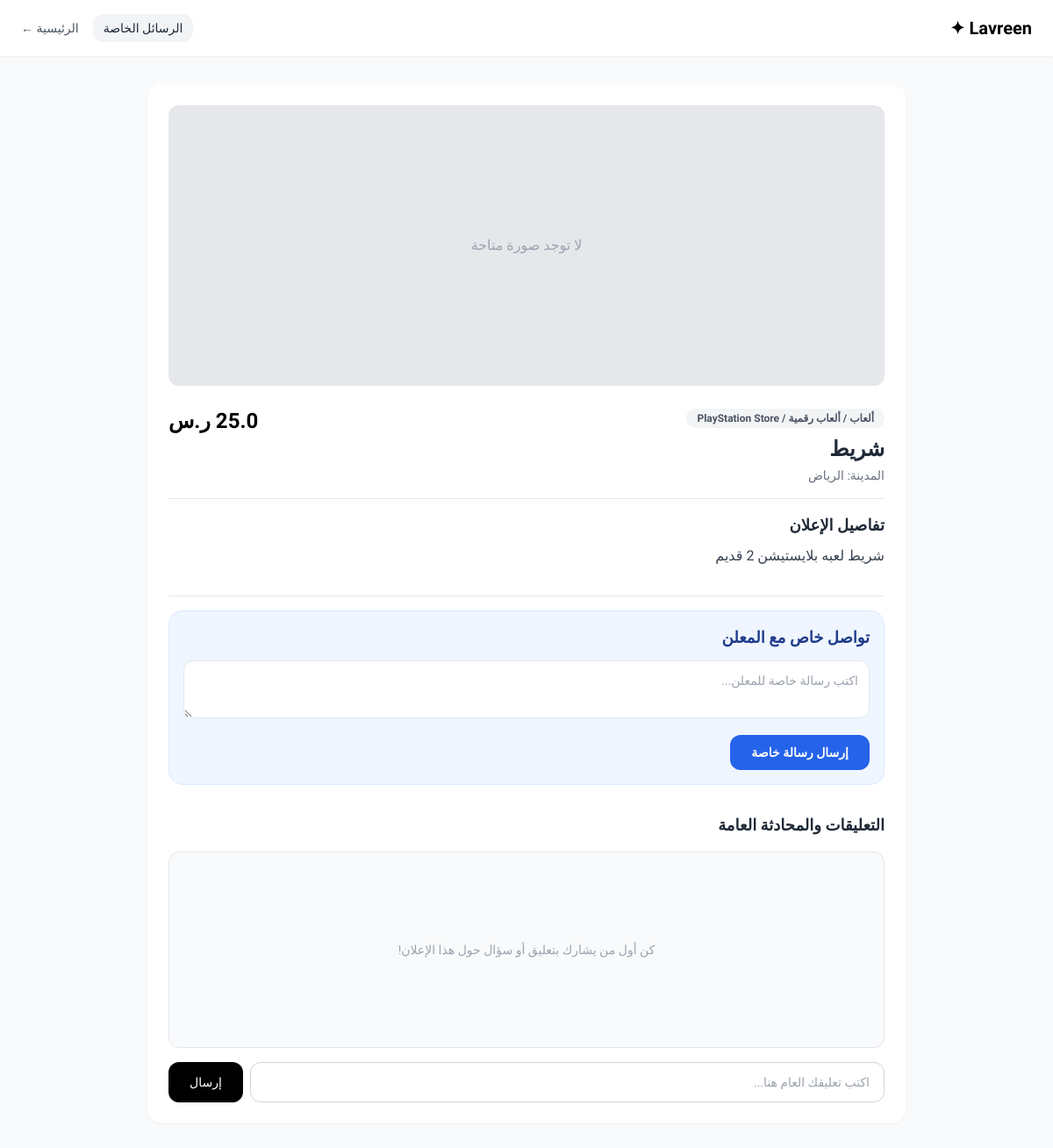
The app's page /listing/6 with its own data.
### tables this page shows
CREATE TABLE listings (
            id INTEGER PRIMARY KEY AUTOINCREMENT,
            title TEXT NOT NULL,
            category TEXT NOT NULL,
            price REAL NOT NULL,
            city TEXT NOT NULL,
            description TEXT
        , owner_id INTEGER, year INTEGER, mileage INTEGER, make TEXT, model TEXT);

### app.py (the view)
@app.route('/listing/<int:item_id>')
def view_item(item_id):
    listing = database.get_listing(item_id)
    if not listing:
        return "الإعلان غير موجود", 404
    media = database.get_listing_media(item_id)
    messages = database.get_messages_for_listing(item_id)
    return render_template('item.html', listing=listing, media=media, messages=messages)

### database.py (called while the page is built)
def get_db():
    conn = sqlite3.connect(DB_NAME)
    conn.row_factory = sqlite3.Row
    return conn

def get_listing(listing_id):
    conn = get_db()
    listing = conn.execute("SELECT listings.*, users.name as owner_name FROM listings LEFT JOIN users ON listings.owner_id = users.id WHERE listings.id = ?", (listing_id,)).fetchone()
    conn.close()
    return listing

def get_listing_media(listing_id):
    conn = get_db()
    media = conn.execute("SELECT * FROM listing_media WHERE listing_id = ?", (listing_id,)).fetchall()
    conn.close()
    return media

def get_messages_for_listing(listing_id):
    conn = get_db()
    messages = conn.execute("""
        SELECT * FROM messages
        WHERE listing_id = ? AND is_private = 0
        ORDER BY id ASC
    """, (listing_id,)).fetchall()
    conn.close()
    return messages

### templates/item.html (shortened to what this page needs)
<!DOCTYPE html>
<html lang="ar" dir="rtl">
<head>
    <script src="https://cdn.tailwindcss.com"></script>
</head>
<body class="bg-gray-50 text-gray-800 pb-12">
    <nav class="bg-white shadow-sm py-4 px-6 flex justify-between items-center">
        <a href="/" class="text-xl font-bold text-black">Lavreen ✦</a>
        <div class="flex gap-4 items-center">
            <a href="/messages" class="text-sm bg-gray-100 px-3 py-1.5 rounded-xl hover:bg-gray-200 transition">الرسائل الخاصة</a>
            <a href="/" class="text-sm text-gray-600 hover:text-black">الرئيسية ←</a>
        </div>
    </nav>
    <div class="max-w-4xl mx-auto px-4 py-8">
        <div class="bg-white rounded-2xl shadow-sm overflow-hidden p-6">
            <div class="mb-6">
                {% if media and media|length > 0 %}
                    <div class="relative w-full h-80 bg-black rounded-xl overflow-hidden flex items-center justify-center">
                        {% for m in media %}
                            <div class="slide-item absolute inset-0 transition-opacity duration-300 {% if not loop.first %}opacity-0 pointer-events-none{% else %}opacity-100{% endif %}" data-index="{{ loop.index0 }}">
                                {% if m.media_type == 'video' %}
                                    <video src="{{ url_for('static', filename=m.file_path) }}" controls class="w-full h-full object-contain"></video>
                                {% else %}
                                    <img src="{{ url_for('static', filename=m.file_path) }}" alt="الإعلان" class="w-full h-full object-contain">
                                {% endif %}
                            </div>
                        {% endfor %}
                        {% if media|length > 1 %}
                            <button onclick="prevSlide()" class="absolute left-3 bg-black/60 hover:bg-black text-white p-3 rounded-full transition shadow-md">❮</button>
                            <button onclick="nextSlide()" class="absolute right-3 bg-black/60 hover:bg-black text-white p-3 rounded-full transition shadow-md">❯</button>
                            <div class="absolute bottom-3 bg-black/60 text-white text-xs px-3 py-1 rounded-full">
                                <span id="current-slide-num">1</span> من {{ media|length }}
                            </div>
                        {% endif %}
                    </div>
                {% else %}
                    <div class="w-full h-80 bg-gray-200 rounded-xl flex items-center justify-center text-gray-400">لا توجد صورة متاحة</div>
                {% endif %}
            </div>
            <div class="flex justify-between items-start mb-4">
                <div>
                    <span class="text-xs font-semibold bg-gray-100 px-3 py-1 rounded-full text-gray-600">{{ listing.category }}</span>
                    <h1 class="text-2xl font-bold mt-2">{{ listing.title }}</h1>
                    <p class="text-gray-500 text-sm mt-1">المدينة: {{ listing.city }}</p>
                </div>
                <div class="text-2xl font-bold text-black">{{ listing.price }} ر.س</div>
            </div>
            <hr class="my-4">
            <div class="mb-8">
                <h3 class="font-bold text-lg mb-2">تفاصيل الإعلان</h3>
                <p class="text-gray-700 leading-relaxed whitespace-pre-line">{{ listing.description }}</p>
            </div>
            <hr class="my-4">
            <div class="mb-8 bg-blue-50 border border-blue-100 p-4 rounded-2xl">
                <h3 class="font-bold text-lg mb-2 text-blue-900">تواصل خاص مع المعلن</h3>
                <form action="/send-message" method="POST" class="space-y-3">
                    <div>
                        <textarea name="message" rows="2" placeholder="اكتب رسالة خاصة للمعلن..." class="w-full p-3 border rounded-xl bg-white text-sm outline-none focus:ring-2 focus:ring-blue-500" required></textarea>
                    </div>
                    <button type="submit" class="w-full sm:w-auto bg-blue-600 hover:bg-blue-700 text-white px-6 py-2.5 rounded-xl text-sm font-bold transition">إرسال رسالة خاصة</button>
                </form>
            </div>
            <div>
                <h3 class="font-bold text-lg mb-4">التعليقات والمحادثة العامة</h3>
                <div id="chat-box" class="bg-gray-50 h-56 rounded-xl p-4 mb-4 overflow-y-auto border border-gray-200 flex flex-col gap-3">
                    {% if messages and messages|length > 0 %}
                        {% for msg in messages %}
                            <div class="bg-white p-3 rounded-xl shadow-sm max-w-md border border-gray-100">
                                <span class="text-xs font-bold text-blue-600 block mb-1">{{ msg.sender_name }}</span>
                                <p class="text-sm text-gray-800">{{ msg.message }}</p>
                                <span class="text-[10px] text-gray-400 mt-1 block text-left">{{ msg.created_at }}</span>
                            </div>
                        {% endfor %}
                    {% else %}
                        <p class="text-gray-400 text-sm text-center my-auto">كن أول من يشارك بتعليق أو سؤال حول هذا الإعلان!</p>
                    {% endif %}
                </div>
                <form action="/send-message" method="POST" class="flex flex-col sm:flex-row gap-2">
                    <input type="text" name="message" placeholder="اكتب تعليقك العام هنا..." class="flex-1 border border-gray-300 rounded-xl px-4 py-3 text-sm outline-none focus:border-black" required>
                    <button type="submit" class="bg-black hover:bg-gray-800 text-white px-6 py-3 rounded-xl text-sm font-medium transition">إرسال</button>
                </form>
            </div>
        </div>
    </div>
</body>
</html>

### templates/item.html (style rules this page uses)
body { font-family: 'Cairo', sans-serif; }

### records on screen
listings: category "ألعاب / ألعاب رقمية / PlayStation Store", title "شريط", city "الرياض", price "25.0", description "شريط لعبه بلايستيشن 2 قديم"
